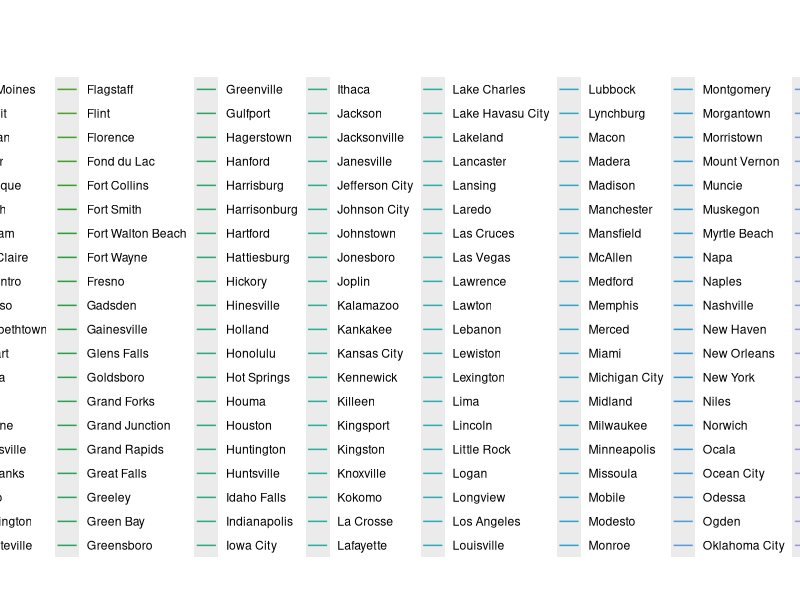

Recreate this plot in R. (Note: this script raises an error after producing the figure.)
vacay <- read.csv("tourism_and_growth.csv", header = T, stringsAsFactors = F)
vacay <- vacay[, c(1, 2, 4, 11:15, 5:10)]


# making test/comparison group for housing outcomes
bad_cities <- c("Phoenix", "San Diego", "Miami", "San Francisco", "Las Vegas")
good_cities <- c("Atlanta", "Dallas", "Seattle", "New York", "Charlotte")

test_group <- vacay[vacay$city %in% c(bad_cities, good_cities),]

for (i in 1:nrow(test_group)){
	if (test_group$city[i] %in% bad_cities){
		test_group$outcome[i] <- "bad"
	} else test_group$outcome[i] <- "good"
}


# making graphs
library(ggplot2)
gdp_growth <- qplot(year, total, data = vacay[!is.na(vacay$state),], colour = city, facets  = ~ state, geom = "line", main = "Total GDP by city", ylab = "total GDP")
gdp_growth + opts(legend.position = "none")
ggsave("totalgdpbycity.pdf")


# there appears to be a significant amount of data entry error here. In particular, the units of measurement seem to differ between cities. So we'll just look at percentages.
vacay <- vacay[order(-vacay$total),]
vacay[1:100,]

gdp_shift <- qplot(year, real_estate/total*100, data = vacay[!is.na(vacay$state),], colour = city, facets  = ~ state, geom = "line", main = "Percent of GDP generated by real estate industries",ylab = "percent" )
gdp_shift + opts(legend.position = "none")
ggsave("realestategdpbycity.pdf")

tgdp_shift <- qplot(year, real_estate/total*100, data = test_group, colour = city, facets  =  ~ outcome, geom = "line", main = "Percent of GDP generated by real estate industries",ylab = "percent" )
tgdp_shift
# + opts(legend.position = "none")
ggsave("realestategdptest.pdf")

gdp_shift2 <- qplot(year, construction/total*100, data = vacay[!is.na(vacay$state),], colour = city, facets  =  ~ state, geom = "line", main = "Percent of GDP generated by construction industries",ylab = "percent" )
gdp_shift2 + opts(legend.position = "none")
ggsave("constructiongdpbycity.pdf")


tgdp_shift2 <- qplot(year, construction/total*100, data = test_group, colour = city, facets  =  ~ outcome, geom = "line", main = "Percent of GDP generated by construction industries",ylab = "percent" )
tgdp_shift2
# + opts(legend.position = "none")
ggsave("constructiongdptest.pdf")



# making vacation test group
vacation_locale <- c("Orlando", "Las Vegas", "Miami",  "Myrtle Beach", "Honolulu")
boring <- c("Scranton", "Ames", "Sacramento", "Worcester", "Amarillo")

test_group2 <- vacay[vacay$city %in% c(vacation_locale, boring),]


for (i in 1:nrow(test_group2)){
	if (test_group2$city[i] %in% vacation_locale){
		test_group2$vacation[i] <- "hot"
	} else test_group2$vacation[i] <- "not"
}

# making graphs

leisure_shift <- qplot(year, leisure/total*100, data = test_group2, colour = city, facets  = ~ vacation, geom = "line", main = "Percent of GDP generated by leisure and hospitality industries",ylab = "percent" )
leisure_shift 
# + opts(legend.position = "none")
ggsave("leisuregdpbytestgroup.pdf")

accomodations_shift <- qplot(year, accomodations/total*100, data = test_group2, colour = city, facets  = ~ vacation, geom = "line", main = "Percent of GDP generated by accomodation and food services  industries",ylab = "percent" )
accomodations_shift 
# + opts(legend.position = "none")
ggsave("accomodationsdpbytestgroup.pdf")

entertainment_shift <- qplot(year, entertainment/total*100, data = test_group2, colour = city, facets  = ~ vacation, geom = "line", main = "Percent of GDP generated by arts, entertainment, and recreation services  industries",ylab = "percent" )
entertainment_shift 
# + opts(legend.position = "none")
ggsave("entertainmentdpbytestgroup.pdf")

all_touristy_shift <- qplot(year, (accomodations + entertainment + leisure)/total*100, data = test_group2, colour = city, facets  = ~ vacation, geom = "line", main = "Percent of GDP generated by accomodation, entertainment, and leisure industries",ylab = "percent" )
all_touristy_shift 
# + opts(legend.position = "none")
ggsave("all_touristygdpbytestgroup.pdf")




